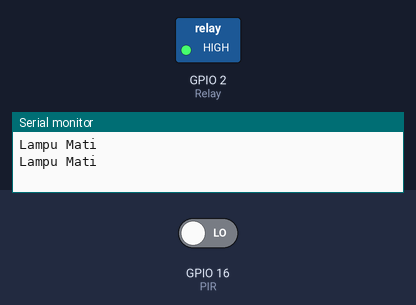
This sketch was run on a simulated ESP8266 (NodeMCU). On the bench: switched loads named in the sketch (green lamp = pin HIGH), the last lines printed to the serial monitor. The test bench sets the inputs (shaded band); at power-on: GPIO 16 (PIR) LOW. WiFi joins after 1.5 s; servers stay silent unless stated.

Above: at 3.0 s.
3.1 s: GPIO 16 (PIR) driven HIGH
At 3.9 s:
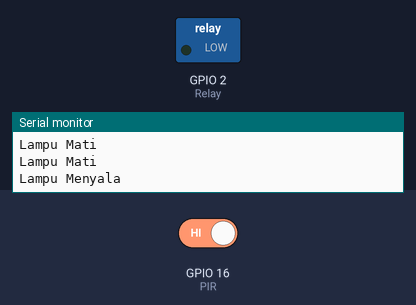
5.7 s: GPIO 16 (PIR) driven LOW
At 6.9 s:
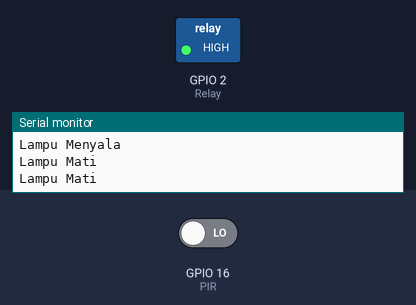
Timing chart, 0 to 8.7 s (numbered marks = the images above; inputs shaded):
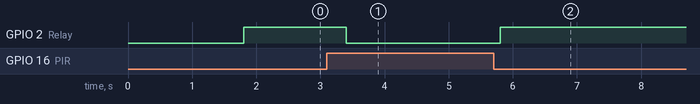

Measured:
- after the input at 3.1 s, GPIO 2 (Relay): HIGH → LOW after 0.30 s
- after the input at 5.7 s, GPIO 2 (Relay): LOW → HIGH after 0.11 s

The sketch:

smartLight.ino
```cpp
#define BLYNK_TEMPLATE_ID "TMPL7hdOYmBk"    //mendefinisikan id tamplate dari blynk
#define BLYNK_DEVICE_NAME "SmartLight2" // nama device
#define BLYNK_AUTH_TOKEN "REclxBHfI34GPOFWvDuByQdga4MFM-Ld" // token blynk yang ingin dikonekkan

#define BLYNK_PRINT Serial  //
#include <ESP8266WiFi.h>  // library untuk wifi esp 8266
#include <BlynkSimpleEsp8266.h> ///library untuk blynk esp 8266
#include <Wificlient.h> // lbrary wifi untuk thingspeak
#include <ThingSpeak.h> //library untuk thinkspeak

char auth[] = BLYNK_AUTH_TOKEN; // memnggil token blynk
char ssid[] = "realme 7"; // nama wifi
char pass[] = "12345677"; //pass wifi

// informasi thingspeak
char* tulis = "P6UIUVWIM0TEIFNY";
char* baca = "QXG9ALBL7YW159BB";
const long channelID = 2001847;

WiFiClient client; //thinkspeaknya bisa connect

int Relay = 2; //deklarasi pin 2 menjadi relay
int PIR = 16; //deklarasi pin 16 menjadi PIR

void setup()
{
  Serial.begin(115200); //memulai serial dengan
  Blynk.begin(auth, ssid, pass); //memulai memanggil informaasi dan token blynk dan wifi agar bisa terconnet dengan akun blynk

  pinMode(Relay, OUTPUT); //menjadikan relay sebagai output
  pinMode(PIR, INPUT); //menjadikan PIR sebagai input
}

void loop()
{

  int value = digitalRead(PIR); //membaca sensor PIR sebagai value
  ThingSpeak.begin(client); //memulai coding thinkspeak

  if (value == HIGH){ //jika value(PIR) bernilai high maka coding dibawah akan aktif
    Serial.println("Lampu Menyala"); //menampilkan tulisan lampu menyala dalam serial monitor
    digitalWrite(Relay, LOW); //relay akan menjadi low dan lamppu akakn menyala
    Blynk.logEvent("Light"); //memanggil log event pada akun blynk yang sudah disediakan terlebih dahulu
    ThingSpeak.writeField (channelID, 1, value, tulis); //mengirim dan mencatat data pada thinkspeak
    delay(500); //jeda setengah detik
    }
  else {
    Serial.println("Lampu Mati"); //menampilkan tulisan lampu mati dalam serial monitor
    digitalWrite(Relay, HIGH); //relay akan high dan lampu akan mati
    ThingSpeak.writeField (channelID, 1, value, tulis); //mengirim dan mencatat data pada thinkspeak
    delay(500); //jeda setenngah detik

  Blynk.run(); //untuk menjalankan perintah blynk
  }

}
```
